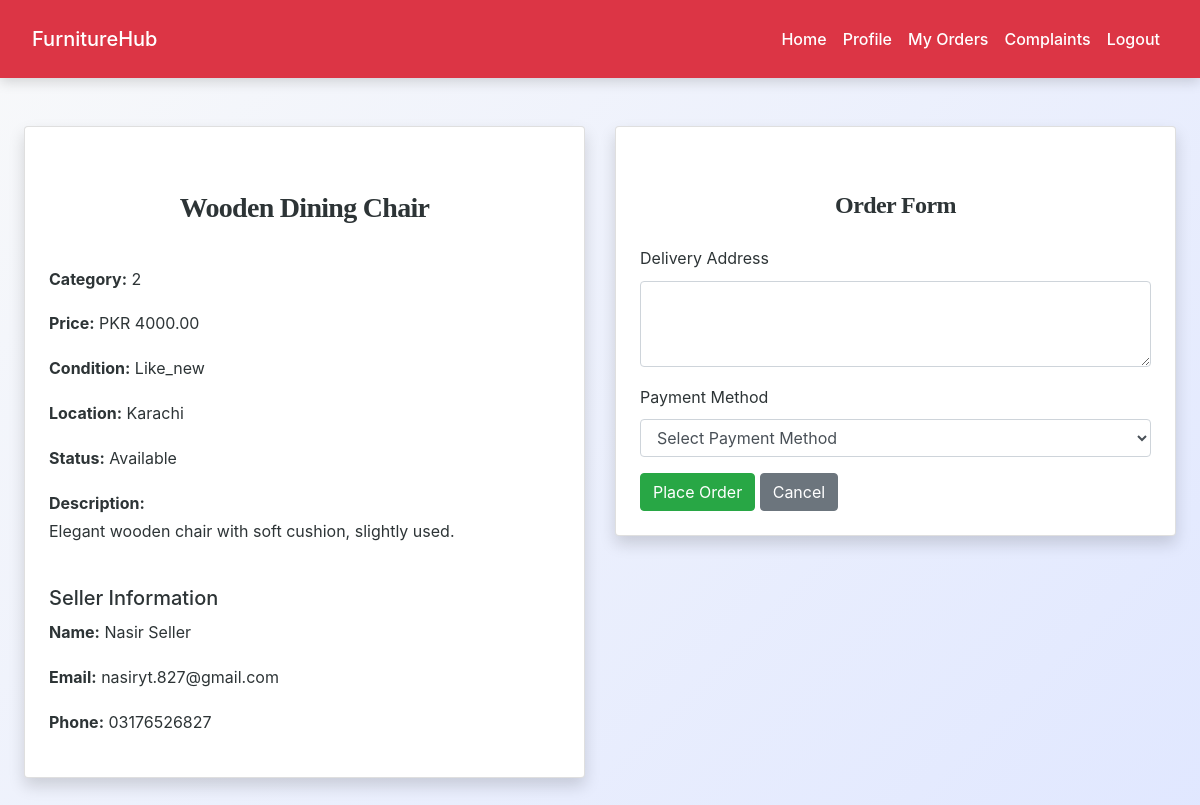
The page /buyer/order_now.php?furniture_id=13 (signed in) on the database its author committed.
### tables this page shows
CREATE TABLE `furniture` (
  `furniture_id` int(11) NOT NULL,
  `id` int(11) NOT NULL,
  `category_id` int(11) NOT NULL,
  `title` varchar(100) NOT NULL,
  `description` text NOT NULL,
  `price` decimal(10,2) NOT NULL,
  `condition` enum('new','like_new','good','fair','poor') NOT NULL,
  `location` varchar(100) DEFAULT NULL,
  `status` enum('available','sold','blocked') DEFAULT 'available',
  `created_at` timestamp NOT NULL DEFAULT current_timestamp(),
  `updated_at` timestamp NOT NULL DEFAULT current_timestamp() ON UPDATE current_timestamp()
);

CREATE TABLE `users` (
  `id` int(11) NOT NULL,
  `full_name` varchar(100) NOT NULL,
  `email` varchar(100) NOT NULL,
  `password` varchar(255) NOT NULL,
  `phone` varchar(20) DEFAULT NULL,
  `address` text DEFAULT NULL,
  `city` varchar(50) DEFAULT NULL,
  `state` varchar(50) DEFAULT NULL,
  `country` varchar(50) DEFAULT NULL,
  `role` enum('buyer','seller') DEFAULT 'buyer',
  `status` enum('active','blocked','pending') DEFAULT 'active',
  `upload_status` enum('active','blocked') DEFAULT 'active',
  `profile_image` varchar(255) DEFAULT NULL,
  `created_at` timestamp NOT NULL DEFAULT current_timestamp()
);

### buyer/order_now.php (the view, shortened to what this page needs)
<?php
include('config.php');
$furniture_id = intval($_GET['furniture_id']);
$sql = "
    SELECT f.*, u.id AS seller_id, u.full_name AS seller_name, u.email AS seller_email, u.phone AS seller_phone
    FROM furniture f
    JOIN users u ON f.id = u.id
    WHERE f.furniture_id = ?
";
$stmt = mysqli_prepare($conn, $sql);
mysqli_stmt_bind_param($stmt, "i", $furniture_id);
mysqli_stmt_execute($stmt);
$result = mysqli_stmt_get_result($stmt);
$furniture = mysqli_fetch_assoc($result);
?>
<!DOCTYPE html>
<html lang="en">
<head>
    <link rel="stylesheet" href="https://maxcdn.bootstrapcdn.com/bootstrap/4.5.2/css/bootstrap.min.css">
    <link rel="stylesheet" href="../css/style.css">
</head>
<body>
<?php include('navbar.php'); ?>
<div class="container mt-5">
    <div class="row">
        <div class="col-md-6">
            <div class="card shadow p-4 mb-4">
                <h3><?php echo htmlspecialchars($furniture['title']); ?></h3>
                <p><strong>Category:</strong> <?php echo htmlspecialchars($furniture['category_id']); ?></p>
                <p><strong>Price:</strong> PKR <?php echo $furniture['price']; ?></p>
                <p><strong>Condition:</strong> <?php echo ucfirst($furniture['condition']); ?></p>
                <p><strong>Location:</strong> <?php echo htmlspecialchars($furniture['location']); ?></p>
                <p><strong>Status:</strong> <?php echo ucfirst($furniture['status']); ?></p>
                <p><strong>Description:</strong><br><?php echo nl2br(htmlspecialchars($furniture['description'])); ?></p>
                <h5 class="mt-4">Seller Information</h5>
                <p><strong>Name:</strong> <?php echo htmlspecialchars($furniture['seller_name']); ?></p>
                <p><strong>Email:</strong> <?php echo htmlspecialchars($furniture['seller_email']); ?></p>
                <p><strong>Phone:</strong> <?php echo htmlspecialchars($furniture['seller_phone']); ?></p>
            </div>
        </div>
        <div class="col-md-6">
            <div class="card shadow p-4">
                <h4 class="mb-4">Order Form</h4>
                <form method="POST">
                    <div class="form-group">
                        <label for="delivery_address">Delivery Address</label>
                        <textarea name="delivery_address" id="delivery_address" class="form-control" rows="3" required></textarea>
                    </div>
                    <div class="form-group">
                        <label for="payment_method">Payment Method</label>
                        <select name="payment_method" id="payment_method" class="form-control" required>
                            <option value="">Select Payment Method</option>
                        </select>
                    </div>
                    <button type="submit" class="btn btn-success">Place Order</button>
                    <a href="view_furniture_details.php?furniture_id=<?php echo $furniture_id; ?>" class="btn btn-secondary">Cancel</a>
                </form>
            </div>
        </div>
    </div>
</div>
</body>
</html>

### css/style.css (style rules this page uses)
:root { --primary: #007bff; --secondary: #6c757d; --success: #28a745; --info: #17a2b8; --warning: #ffc107; --danger: #dc3545; --light: #f8f9fa; --dark: #2d3436; --accent: #ff6f61; --highlight: #6f42c1; --shadow: rgba(0, 0, 0, 0.15); --transition: all 0.3s ease-in-out; }
body { font-family: 'Inter', 'Segoe UI', Tahoma, Geneva, Verdana, sans-serif; background: linear-gradient(135deg, var(--light) 0%, #e0e7ff 100%); color: var(--dark); line-height: 1.8; margin: 0; padding: 0; min-height: 100vh; font-size: 16px; }
h1, h2, h3, h4 { text-align: center; margin: 2.5rem 0; font-family: 'Georgia', 'Times New Roman', serif; color: var(--dark); font-weight: 700; letter-spacing: -0.025em; }
h3 { font-size: 1.75rem; }
h4 { font-size: 1.5rem; }
.container { max-width: 1200px; margin: 0 auto 3rem; padding: 0 1.5rem; }
a { color: var(--primary); text-decoration: none; font-weight: 500; transition: var(--transition); }

### rows shown on the page
furniture: title "Wooden Dining Chair", category "2", price "4000.00", condition "Like_new", location "Karachi", status "Available", description "Elegant wooden chair with soft cushion, slightly used.", id.full_name "Nasir Seller", id.email "nasiryt.827@gmail.com", id.phone "03176526827"
